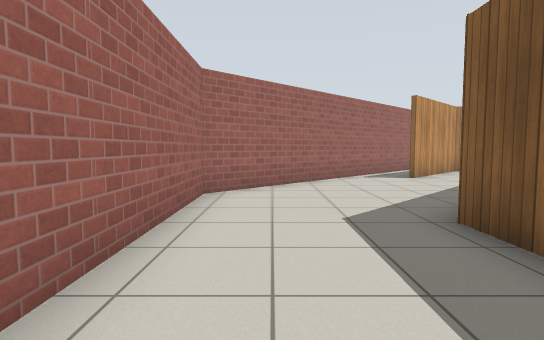
view 1 (above)

16 first-person views from a walk through a robot-simulator world made for Gazebo. The camera is 0.94 m above the floor, tilts 4° down and sees 80° across. The floor is counted in squares, 1 m on a side. Each view is taken from the middle of a square. On the plan, view 1 faces up. The plan holds only what a view shows up to about 12 squares ahead; the rest is blank. Simple patterns stand in for the simulator's built-in surfaces.

view 2
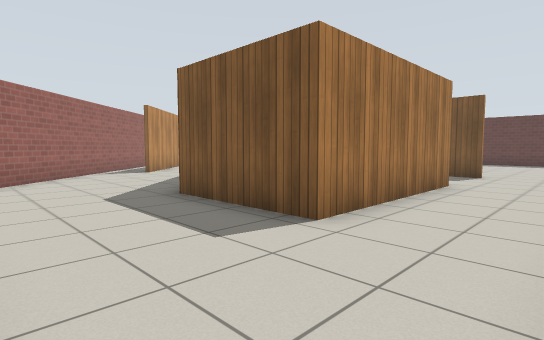

view 3
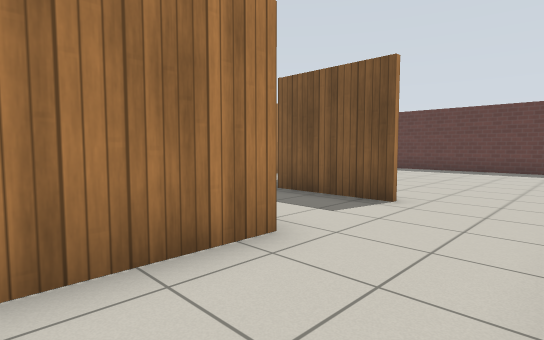

view 4
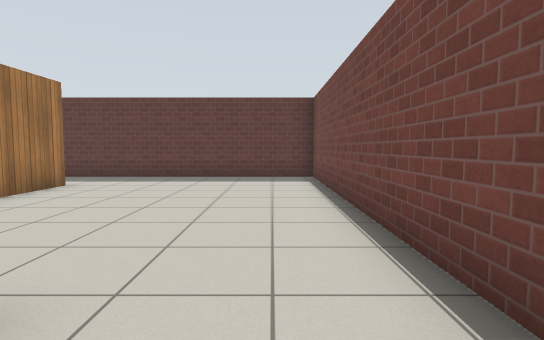

view 5
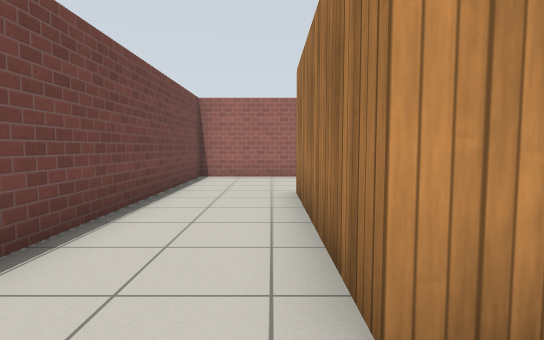

view 6
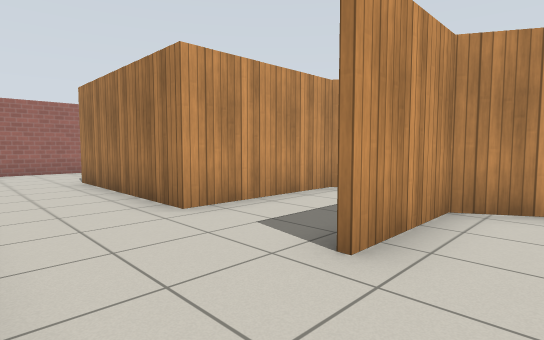

view 7
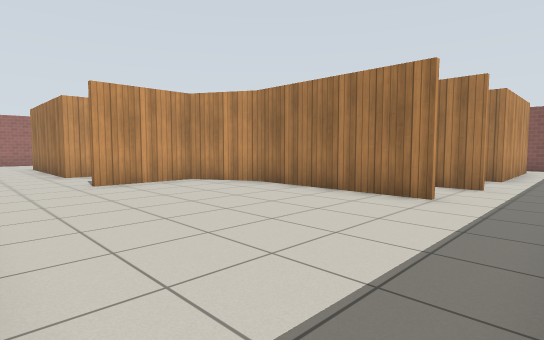

view 8
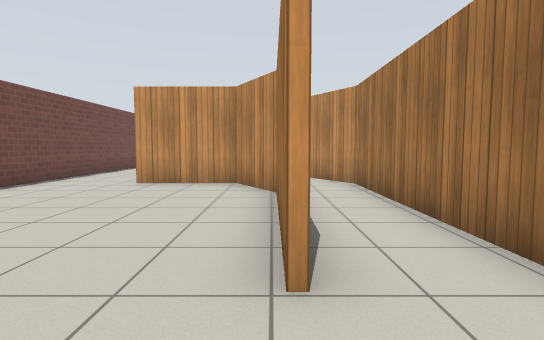

view 9
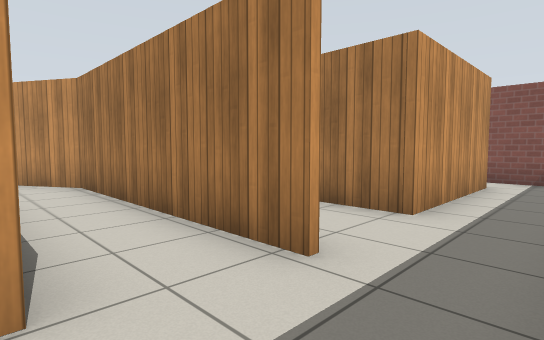

view 10
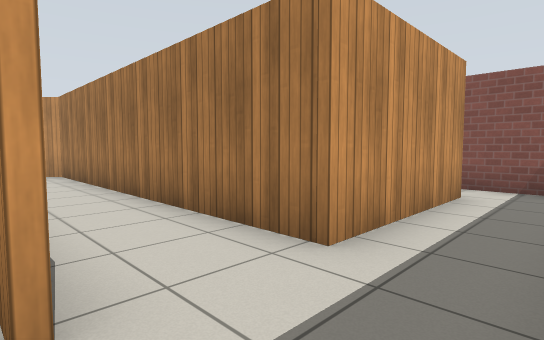

view 11
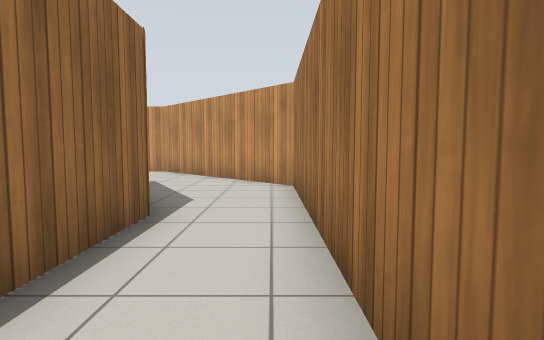

view 12
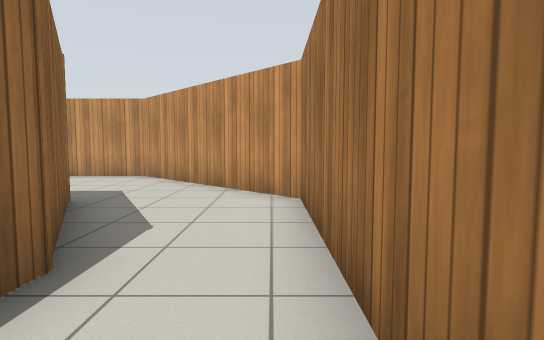

view 13
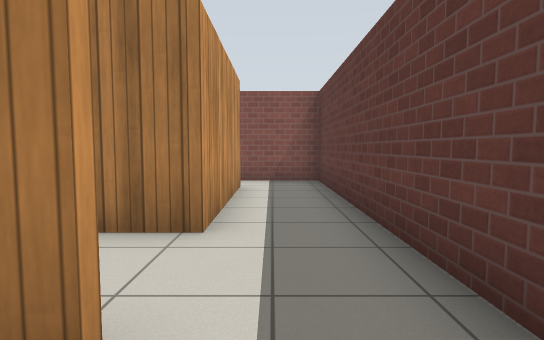

view 14
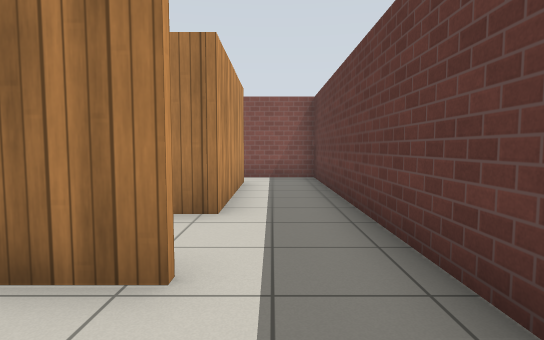

view 15
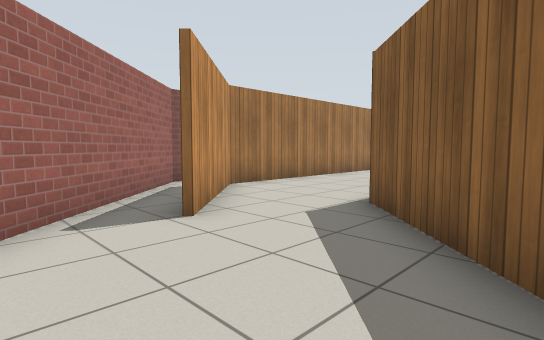

view 16
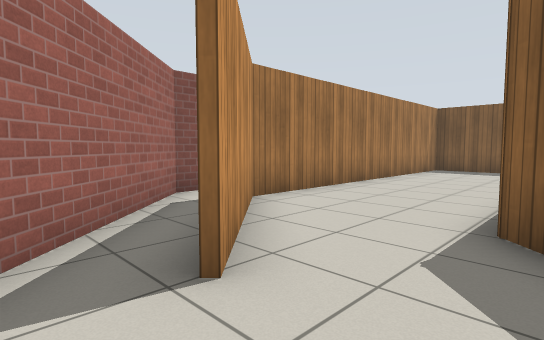

### Floor plan
Ten units are one square. View 1 is at (0, 0); x grows to the right and y downward. Boxes are objects, and circles mark ways between rooms. Rooms are numbered by the first view taken in them; rooms with no view inside come last. Other rooms are left out.
<svg viewBox="-19 -146 217 174">
<path fill="none" stroke="#000" d="M104 -4 104 -33M91 -53 76 -44 76 -5 23 -5 23 -41M45 -61 62 -79M170 -41 123 -41 105 -31 105 -4M174 -62 164 -62M61 -139 -14 -65 -14 23 193 23 193 -54M193 -54 193 -141 169 -141M173 -129 173 -85 71 -85 49 -63M75 -45 106 -63 131 -63M155 -126 71 -126 43 -98M62 -79 71 -88M171 -104 171 -110M49 -63 25 -39 25 -14M164 -62 106 -62 91 -53"/>
<circle cx="185" cy="-60" r="3" fill="#2a7"/>
<circle cx="60" cy="-90" r="3" fill="#2a7"/>
<circle cx="160" cy="-50" r="3" fill="#2a7"/>
<circle cx="60" cy="-60" r="3" fill="#2a7"/>
<text x="90" y="-20">1</text>
<text x="140" y="-80">2</text>
<text x="110" y="-110">3</text>
<text x="50" y="-30">4</text>
<text x="130" y="-50">5</text>
</svg>
Room 1 opens to room 2. Room 1 opens to room 3. Room 1 opens to room 5. Room 2 opens to room 4.

Where each view was taken, in squares from view 1:
view 1: 0 up, 0 right, facing up
view 2: 2 down, 1 left, facing up-right
view 3: 2 down, 5 right, facing up-right
view 4: 1 down, 9 right, facing right
view 5: 0 up, 9 right, facing left
view 6: 2 down, 12 right, facing up-left
view 7: 2 down, 19 right, facing up-left
view 8: 4 up, 19 right, facing left
view 9: 4 up, 19 right, facing up-left
view 10: 6 up, 19 right, facing up-left
view 11: 8 up, 15 right, facing left
view 12: 8 up, 13 right, facing left
view 13: 5 up, 18 right, facing up
view 14: 4 up, 18 right, facing up
view 15: 6 up, 2 right, facing up-right
view 16: 8 up, 3 right, facing up-right
